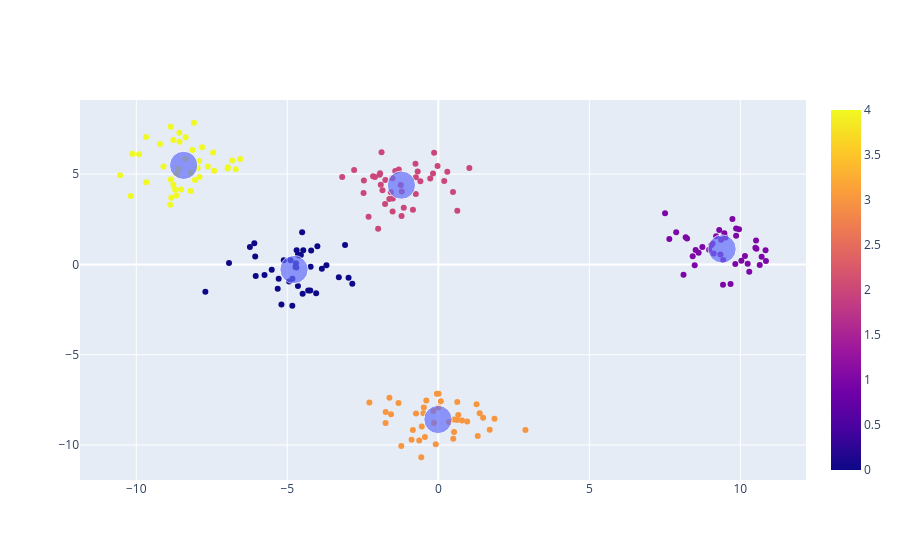

The cell this chart's notebook holds for it:
### Code cell
grafico1 = px.scatter(x=X_random[:,0], y=X_random[:,1], color=rotulos)
grafico2 = px.scatter(x=centroides[:,0], y=centroides[:,1], size=[5, 5, 5, 5, 5])
grafico3 = go.Figure(data=grafico1.data + grafico2.data)
grafico3.show()

### Figure 1 — Plotly figure (JSON) as saved in the notebook; plotly's stock layout.template omitted (floating-point values rounded to 4 significant figures; data arrays with more than 128 entries replaced by an {"elided": "..."} marker saying what was removed)
{"data": [{"hovertemplate": "x=%{x}<br>y=%{y}<br>color=%{marker.color}<extra></extra>", "legendgroup": "", "marker": {"color": {"elided": "200 int values"}, "coloraxis": "coloraxis", "symbol": "circle"}, "mode": "markers", "name": "", "orientation": "v", "showlegend": false, "type": "scatter", "x": {"elided": "200 float values"}, "xaxis": "x", "y": {"elided": "200 float values"}, "yaxis": "y"}, {"hovertemplate": "x=%{x}<br>y=%{y}<br>size=%{marker.size}<extra></extra>", "legendgroup": "", "marker": {"color": "#636efa", "size": [5, 5, 5, 5, 5], "sizemode": "area", "sizeref": 0.0125, "symbol": "circle"}, "mode": "markers", "name": "", "orientation": "v", "showlegend": false, "type": "scatter", "x": [-4.777, 9.396, -1.222, -0.01203, -8.433], "xaxis": "x", "y": [-0.284, 0.8559, 4.391, -8.591, 5.487], "yaxis": "y"}], "layout": {}}
